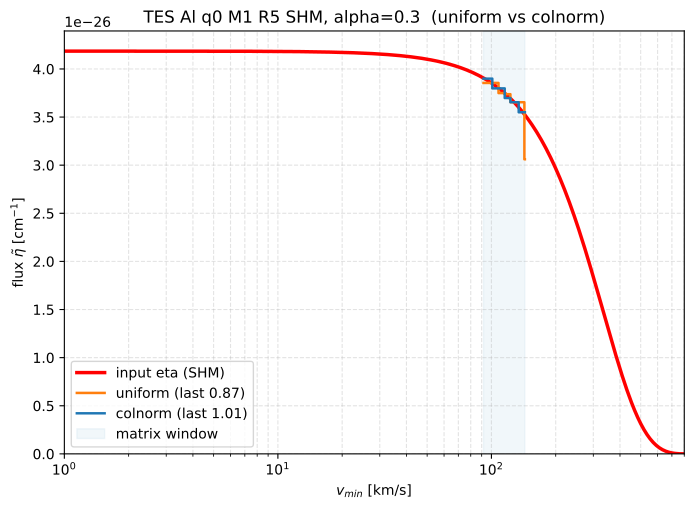

Here is the Python script that generated this plot:
import numpy as np, matplotlib
matplotlib.use("Agg"); import matplotlib.pyplot as plt
from weight_test import (central_area_cut, trap_weights, eta_halo_at,
                         weighted_min_flux_lp, CM_at, GEV_NATIVE, CSV_DIR, TARGET)

ALPHA=0.30; mass="1"; GEV=1e9/ \
    abs(eta_halo_at(GEV_NATIVE,"1",np.genfromtxt(CSV_DIR/"Al_q0M1_R5.csv",delimiter=",",names=True)["vmin"])).max()
d=np.genfromtxt(CSV_DIR/"Al_q0M1_R5.csv",delimiter=",",names=True); v=d["vmin"]
R=np.array([d[c] for c in d.dtype.names if c!="vmin"]); w=trap_weights(v)
Rc=np.array([central_area_cut(v,R[i],ALPHA) for i in range(len(R))])
M0=(Rc*w[None,:]); keep=M0.any(axis=0); M0k,vk=M0[:,keep],v[keep]
M=M0k/(GEV/GEV_NATIVE); eta=eta_halo_at(GEV,mass,vk)
mp=(TARGET/float((M@eta).max()))*M; data=mp@eta
cn=np.linalg.norm(mp,axis=0)
C=CM_at(GEV)
xu=weighted_min_flux_lp(mp,data,np.ones(mp.shape[1]))
xc=weighted_min_flux_lp(mp,data,cn/cn.max())
print(f"window [{vk.min():.0f},{vk.max():.0f}] km/s, {len(vk)} cols")
print(f"uniform: last x/eta={xu[-1]/eta[-1]:.3f}  err={np.linalg.norm(xu-eta)/np.linalg.norm(eta):.2e}")
print(f"colnorm: last x/eta={xc[-1]/eta[-1]:.3f}  err={np.linalg.norm(xc-eta)/np.linalg.norm(eta):.2e}")
vg=np.logspace(0,np.log10(800),400)
fig,ax=plt.subplots(figsize=(8,5.5))
ax.plot(vg, eta_halo_at(GEV,mass,vg)*C, color="red", lw=2.5, label="input eta (SHM)")
ax.step(vk, xu*C, where="mid", color="C1", lw=1.8, label=f"uniform (last {xu[-1]/eta[-1]:.2f})")
ax.step(vk, xc*C, where="mid", color="C0", lw=1.8, label=f"colnorm (last {xc[-1]/eta[-1]:.2f})")
ax.axvspan(vk.min(),vk.max(),color="C0",alpha=0.06,label="matrix window")
ax.set_xscale("log"); ax.set_xlim(1,800); ax.set_ylim(bottom=0)
ax.set_xlabel(r"$v_{min}$ [km/s]"); ax.set_ylabel(r"flux $\tilde{\eta}$ [cm$^{-1}$]")
ax.set_title("TES Al q0 M1 R5 SHM, alpha=0.3  (uniform vs colnorm)")
ax.grid(True,which="both",ls="--",alpha=0.35); ax.legend(fontsize=10)
fig.savefig("tes_M1_a030.pdf",bbox_inches="tight"); print("saved tes_M1_a030.pdf")
